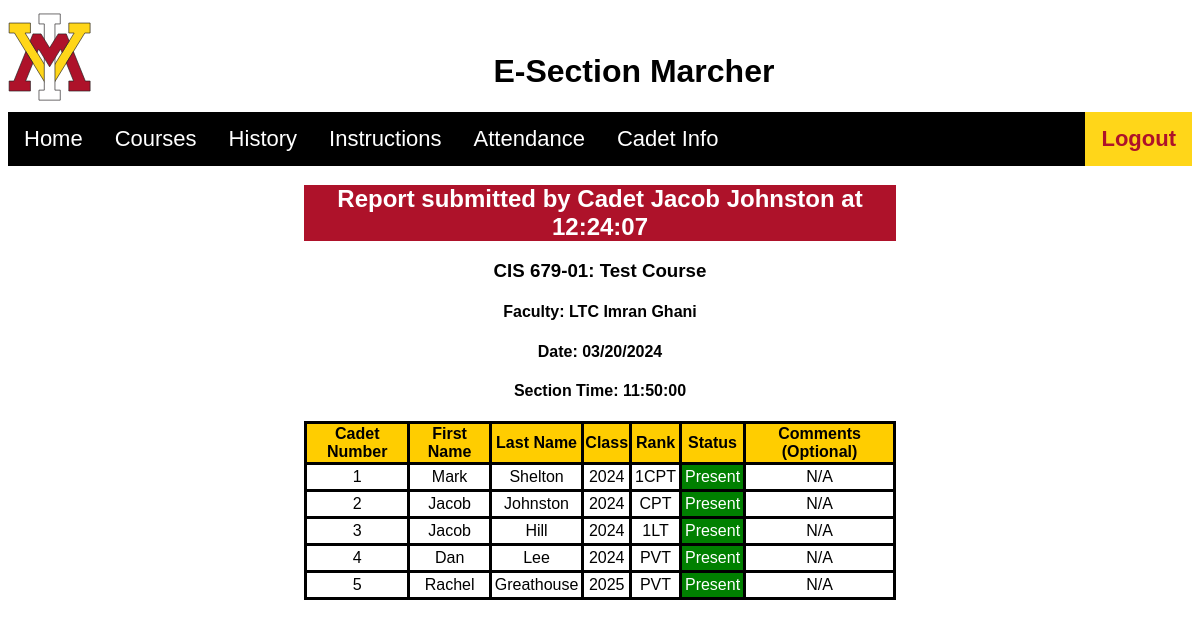
The page /cadet/courseHistory.php?a=170&b=10&c=03/20/2024 (signed in) on the database its author committed.
### tables this page shows
CREATE TABLE `courses` (
  `course_id` int(11) NOT NULL,
  `course_title` varchar(255) NOT NULL,
  `course_code` varchar(255) NOT NULL,
  `section` int(11) NOT NULL,
  `section_day` varchar(255) NOT NULL,
  `section_time` time NOT NULL,
  `section_end` time NOT NULL,
  `date_start` date NOT NULL,
  `date_end` date NOT NULL,
  `professor_id` int(11) NOT NULL,
  `building` varchar(255) NOT NULL,
  `classroom` int(11) NOT NULL,
  `department` varchar(255) NOT NULL
);

CREATE TABLE `professor` (
  `professor_id` int(11) NOT NULL,
  `first_name` varchar(255) NOT NULL,
  `last_name` varchar(255) NOT NULL,
  `email` varchar(255) NOT NULL,
  `department` varchar(255) NOT NULL,
  `password` varchar(255) NOT NULL,
  `title` varchar(255) NOT NULL
);

### cadet/courseHistory.php (the view, shortened to what this page needs)
<?php
    include ("../config.php");
    $id = $_SESSION['id_number'];
    $sql = "SELECT cadet_id, section_marcher, semester, cadets.first_name as cadet_first, cadets.last_name as cadet_last,course_title,course_code, section, courses.department, title, professor.first_name, professor.last_name, courses.section_day, courses.section_time, courses.section_end, courses.course_id from course_enrollment join cadets on course_enrollment.cadet_id = cadets.id_number join courses on courses.course_id = course_enrollment.course_id join professor on professor.professor_id = courses.professor_id where cadet_id = '$id' and section_marcher != 0 order by section_marcher";
    $result = $conn->query($sql);
    if($result->num_rows > 0){
        while($row = $result->fetch_assoc()) {
            $course = $row['course_title'];
        }
    }
    $info = getdate();
    $date = $info['mday'];
?>
<!DOCTYPE html>
<html lang = "en">
<head>
    <link rel="stylesheet" media = "print" href="https://cdnjs.cloudflare.com/ajax/libs/font-awesome/4.7.0/css/font-awesome.min.css"/>
    <link href="style.css" rel="stylesheet"/>
</head>
<body>
    <div class = "header">
        <img id = "mainImg" src = "vmilogo.svg" id = "logo">
        <h1 id = "esection">E-Section Marcher</h1>
    </div>
    <div class="navbar">
        <a href = "cadetHome.php">Home</a>
        <div class="dropdown">
            <button class="dropbtn" onclick="myFunction()">Courses
            </button>
        </div>
        <a href = "cadetHistory.php">History</a>
        <a href = "cadetInstructions.php">Instructions</a>
        <a href="cadetAttendance.php">Attendance</a>
        <a href="cadetInfo.php">Cadet Info</a>
        <a id = "logout" href="../logout.php">Logout</a>
    </div>
    <div>
        <center>
            <?php
            $account_id = $_SESSION['accountability'];
            $sql = "select first_name, last_name, time, submitted_by, submitted_by_role from accountability join cadets on accountability.submitted_by = cadets.id_number where accountability_id = '$account_id'";
            $result = $conn->query($sql);
            if($result->num_rows > 0){
                while($row = $result->fetch_assoc()) {
                   $time_submitted = $row['time'];
                   $submitted_by_role = $row['submitted_by_role'];
                   $submitted_by_first = $row['first_name'];
                   $submitted_by_last = $row['last_name'];
                   $submitted_by = $submitted_by_first." ".$submitted_by_last;
               }
            }
            if($submitted_by_role == "Cadet"){
                echo "<h2 style = 'background: #ae122a; color: white; margin-bottom: 0px; width: 50%;'>Report submitted by Cadet $submitted_by at $time_submitted</h2>";
            }
            $sql = "select courses.course_title, courses.course_code, courses.section, courses.department, section_time, section_end, professor.first_name as prof_first, professor.last_name as prof_last, professor.title from accountability join cadets on accountability.cadet_id = cadets.id_number JOIN courses on courses.course_id = accountability.course_id JOIN professor on professor.professor_id = courses.professor_id where accountability_id = '$account_id'";
            $result = $conn->query($sql);
            if($result->num_rows > 0){
                while($row = $result->fetch_assoc()) {
                $department = $row['department'];
                $course_title = $row['course_title'];
                $course_code = $row['course_code'];
                $course_section = $row['section'];
                $section_time = $row['section_time'];
                $date = $_SESSION['account_date'];
                if($course_section < 10){
                    $course_section = "0".$course_section;
                }
                $course = $department . " ".$course_code."-".$course_section;
                $faculty_first = $row['prof_first'];
                $faculty_last = $row['prof_last'];
                $faculty_title = $row['title'];
                $professor_full = $faculty_title . " " . $faculty_first . " " . $faculty_last;
            }
                echo "<div class = 'course_info'>";
                echo "<h3>$course: $course_title</h3>";
                echo "<h4>Faculty: $professor_full</h4>";
                echo "<h4>Date: $date</h4>";
                echo "<h4>Section Time: $section_time</h4>";
                echo "</div>";
                }
            $cadetNum = 1;
            ?>
            <table class = "cadet_courses" style = "width: 50%;">
                <tr>
                    <th>Cadet Number</th>
                    <th>First Name</th>
                    <th>Last Name</th>
                    <th>Class</th>
                    <th>Rank</th>
                    <th>Status</th>
                    <th>Comments (Optional)</th>
                </tr>
            <?php
            $course_id = $_SESSION['course_id'];
            $account_date = $_SESSION['account_date'];
            $sql = "select cadets.first_name, cadets.last_name, cadets.class, cadets.rank, accountability.status, accountability.comments, courses.course_title, courses.course_code, courses.section, courses.department from accountability join cadets on accountability.cadet_id = cadets.id_number JOIN courses on courses.course_id = accountability.course_id JOIN rank on rank.rank = cadets.rank where accountability_id >= '$account_id' AND date = '$account_date' AND accountability.course_id = '$course_id' order by rank_id, class, last_name";
            $result = $conn->query($sql);
            if($result->num_rows > 0){
                while($row = $result->fetch_assoc()) {
                    $first_name = $row['first_name'];
                    $last_name = $row['last_name'];
                    $class = $row['class'];
                    $rank = $row['rank'];
                    $status = $row['status'];
                    $comments = $row['comments'];
                    echo "<tr><td>$cadetNum</td>";
                    echo "<td>$first_name</td>";
                    echo "<td>$last_name</td>";
                    echo "<td>$class</td>";
                    echo "<td>$rank</td>";
                    if($status == "Present"){
                        echo "<td style = 'background: green'><a style = 'color: white'>$status</a></td>";
                    }
                    echo "<td>$comments</td>";
                    echo "</tr>";
                    $cadetNum++;
                }
            }
            ?>
        </table>
        </div>
</body>
</html>

### cadet/style.css (style rules this page uses)
body { font-family:sans-serif; -webkit-text-size-adjust:100%; ms-text-size-adjust:100% font-family: sans-serif; }
#mainImg { width: 7%; padding-bottom: .5%; }
.header { display: flex; border-width: 8px; }
#esection { padding-top: 2%; margin-left: 34%; }
.navbar { overflow: hidden; background-color: black; font-family: sans-serif; }
.navbar a { float: left; font-size: 22px; color: white; text-align: center; padding: 14px 16px; text-decoration: none; }
.dropdown { float: left; overflow: hidden; }
.dropdown .dropbtn { cursor: pointer; font-size: 22px; border: none; outline: none; color: white; padding: 14px 16px; background-color: inherit; font-family: inherit; margin: 0; }
#logout { float: right; background-color: #ffd619; color: #ae122a; font-weight: bold; }
.cadet_courses, .cadet_courses tr, .cadet_courses td, .cadet_courses th { border-collapse: collapse; border: solid; text-align: center; }
.cadet_courses td { padding: 3px; }
.cadet_courses th { background-color: #ffcd00;; }
.course_info { width: 20%; margin-top: 0px; }

### rows shown on the page
courses: course "CIS 679-01", course_title "Test Course", professor.last_name "LTC Imran Ghani", section_time "11:50:00"

### other values the page prints
$submitted_by "Jacob Johnston"
$time_submitted "12:24:07"
$date "03/20/2024"
$first_name "Mark"
$last_name "Shelton"
$class "2024"
$rank "1CPT"
$status "Present"
$comments "N/A"
$first_name "Jacob"
$last_name "Johnston"
$rank "CPT"
$last_name "Hill"
$rank "1LT"
$first_name "Dan"
